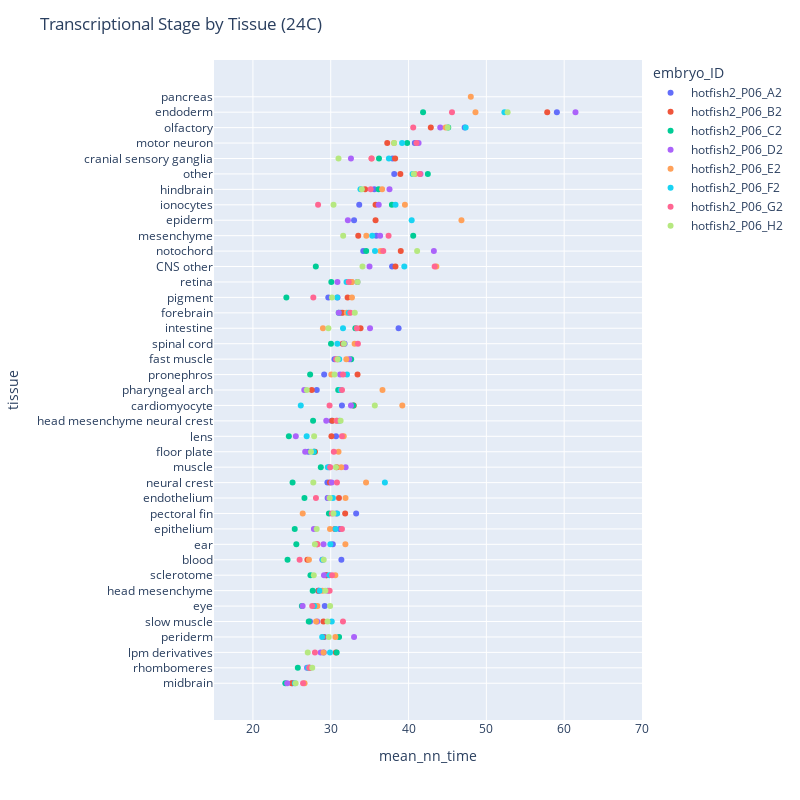

Write notebook code for a chart like this one.
### Markdown cell above
**Now let's look at drivers of variability in the higher temps**

### Code cell
plot_temp = 24
plot_time = 36

plot_filter = (tissue_stage_df0_full["temp"]==plot_temp) & (tissue_stage_df0_full["timepoint"]==plot_time)

tissue_stage_df0_full["time_str"] = tissue_stage_df0_full["timepoint"].astype(str)

fig = px.scatter(tissue_stage_df0_full.loc[plot_filter, :], x="mean_nn_time", 
                     y="tissue", color="embryo_ID")

fig.update_layout(width=800, height=800) 

fig.update_layout(
    xaxis=dict(range=[15, 70]),
    title=f"Transcriptional Stage by Tissue ({plot_temp}C)"
)

fig.update_layout(
        yaxis_title="tissue label",
        xaxis_title="transcriptional stage (hpf)"
    )

# fig.write_image(fig_folder + f"tissue_stages_{plot_temp}C.png", scale=2)
# fig.write_html(fig_folder + f"tissue_stages_{plot_temp}C.html")

### Figure 1 — Plotly figure (JSON) as saved in the notebook; plotly's stock layout.template omitted (floating-point values rounded to 4 significant figures)
{"data": [{"hovertemplate": "embryo_ID=hotfish2_P06_A2<br>mean_nn_time=%{x}<br>tissue=%{y}<extra></extra>", "legendgroup": "hotfish2_P06_A2", "marker": {"color": "#636efa", "symbol": "circle"}, "mode": "markers", "name": "hotfish2_P06_A2", "orientation": "h", "showlegend": true, "type": "scatter", "x": [25.07, 27.32, 29.1, 29.17, 27.34, 29.23, 28.39, 29.45, 31.37, 30.26, 31.16, 33.27, 29.6, 29.57, 29.79, 27.14, 30.68, 30.12, 31.44, 28.21, 29.16, 30.48, 31.78, 38.72, 31.32, 29.69, 33.43, 37.88, 34.18, 35.86, 33, 33.66, 35.6, 38.16, 37.94, 40.8, 47.21, 59.06], "xaxis": "x", "y": ["midbrain", "rhombomeres", "lpm derivatives", "periderm", "slow muscle", "eye", "head mesenchyme", "sclerotome", "blood", "ear", "epithelium", "pectoral fin", "endothelium", "neural crest", "muscle", "floor plate", "lens", "head mesenchyme neural crest", "cardiomyocyte", "pharyngeal arch", "pronephros", "fast muscle", "spinal cord", "intestine", "forebrain", "pigment", "retina", "CNS other", "notochord", "mesenchyme", "epiderm", "ionocytes", "hindbrain", "other", "cranial sensory ganglia", "motor neuron", "olfactory", "endoderm"], "yaxis": "y"}, {"hovertemplate": "embryo_ID=hotfish2_P06_B2<br>mean_nn_time=%{x}<br>tissue=%{y}<extra></extra>", "legendgroup": "hotfish2_P06_B2", "marker": {"color": "#EF553B", "symbol": "circle"}, "mode": "markers", "name": "hotfish2_P06_B2", "orientation": "h", "showlegend": true, "type": "scatter", "x": [24.99, 27.24, 30.66, 29.01, 29.06, 27.91, 28.42, 29.44, 27, 28.23, 30.53, 31.85, 31.06, 29.9, 30.77, 27.97, 30.09, 30.2, 32.96, 27.56, 33.45, 30.89, 31.53, 33.83, 31.53, 32.17, 32.65, 38.32, 39, 33.54, 35.76, 35.76, 34.42, 38.95, 38.28, 37.26, 42.86, 57.82], "xaxis": "x", "y": ["midbrain", "rhombomeres", "lpm derivatives", "periderm", "slow muscle", "eye", "head mesenchyme", "sclerotome", "blood", "ear", "epithelium", "pectoral fin", "endothelium", "neural crest", "muscle", "floor plate", "lens", "head mesenchyme neural crest", "cardiomyocyte", "pharyngeal arch", "pronephros", "fast muscle", "spinal cord", "intestine", "forebrain", "pigment", "retina", "CNS other", "notochord", "mesenchyme", "epiderm", "ionocytes", "hindbrain", "other", "cranial sensory ganglia", "motor neuron", "olfactory", "endoderm"], "yaxis": "y"}, {"hovertemplate": "embryo_ID=hotfish2_P06_C2<br>mean_nn_time=%{x}<br>tissue=%{y}<extra></extra>", "legendgroup": "hotfish2_P06_C2", "marker": {"color": "#00cc96", "symbol": "circle"}, "mode": "markers", "name": "hotfish2_P06_C2", "orientation": "h", "showlegend": true, "type": "scatter", "x": [24.17, 25.77, 30.76, 31.07, 27.18, 26.29, 27.68, 27.4, 24.45, 25.58, 25.37, 29.77, 26.62, 25.1, 28.73, 27.87, 24.62, 27.73, 32.9, 30.96, 27.35, 32.63, 30.03, 33.17, 31.03, 24.3, 30.08, 28.08, 34.56, 40.6, 37.86, 36.15, 42.48, 36.2, 39.82, 45.1, 41.87], "xaxis": "x", "y": ["midbrain", "rhombomeres", "lpm derivatives", "periderm", "slow muscle", "eye", "head mesenchyme", "sclerotome", "blood", "ear", "epithelium", "pectoral fin", "endothelium", "neural crest", "muscle", "floor plate", "lens", "head mesenchyme neural crest", "cardiomyocyte", "pharyngeal arch", "pronephros", "fast muscle", "spinal cord", "intestine", "forebrain", "pigment", "retina", "CNS other", "notochord", "mesenchyme", "ionocytes", "hindbrain", "other", "cranial sensory ganglia", "motor neuron", "olfactory", "endoderm"], "yaxis": "y"}, {"hovertemplate": "embryo_ID=hotfish2_P06_D2<br>mean_nn_time=%{x}<br>tissue=%{y}<extra></extra>", "legendgroup": "hotfish2_P06_D2", "marker": {"color": "#ab63fa", "symbol": "circle"}, "mode": "markers", "name": "hotfish2_P06_D2", "orientation": "h", "showlegend": true, "type": "scatter", "x": [24.4, 26.95, 28.71, 33, 28.27, 26.39, 29.63, 29.13, 28.92, 29.08, 27.83, 30.7, 29.71, 30.12, 31.91, 26.72, 25.51, 29.42, 32.6, 26.6, 31.2, 32.37, 31.7, 35.05, 31.03, 30.88, 30.86, 34.98, 43.25, 36.35, 32.2, 36.17, 37.55, 41.54, 32.6, 41.29, 44.08, 61.45], "xaxis": "x", "y": ["midbrain", "rhombomeres", "lpm derivatives", "periderm", "slow muscle", "eye", "head mesenchyme", "sclerotome", "blood", "ear", "epithelium", "pectoral fin", "endothelium", "neural crest", "muscle", "floor plate", "lens", "head mesenchyme neural crest", "cardiomyocyte", "pharyngeal arch", "pronephros", "fast muscle", "spinal cord", "intestine", "forebrain", "pigment", "retina", "CNS other", "notochord", "mesenchyme", "epiderm", "ionocytes", "hindbrain", "other", "cranial sensory ganglia", "motor neuron", "olfactory", "endoderm"], "yaxis": "y"}, {"hovertemplate": "embryo_ID=hotfish2_P06_E2<br>mean_nn_time=%{x}<br>tissue=%{y}<extra></extra>", "legendgroup": "hotfish2_P06_E2", "marker": {"color": "#FFA15A", "symbol": "circle"}, "mode": "markers", "name": "hotfish2_P06_E2", "orientation": "h", "showlegend": true, "type": "scatter", "x": [26.64, 27.19, 29.07, 30.6, 28.12, 28.29, 28.94, 30.59, 27.2, 31.89, 29.91, 26.4, 31.9, 34.54, 31.35, 31, 31.67, 30.76, 39.2, 36.65, 30.07, 32.0, 33.07, 29, 32.06, 32.73, 32.72, 43.57, 36.4, 34.58, 46.8, 39.53, 36.6, 40.86, 35.26, 38.14, 44.77, 48, 48.6], "xaxis": "x", "y": ["midbrain", "rhombomeres", "lpm derivatives", "periderm", "slow muscle", "eye", "head mesenchyme", "sclerotome", "blood", "ear", "epithelium", "pectoral fin", "endothelium", "neural crest", "muscle", "floor plate", "lens", "head mesenchyme neural crest", "cardiomyocyte", "pharyngeal arch", "pronephros", "fast muscle", "spinal cord", "intestine", "forebrain", "pigment", "retina", "CNS other", "notochord", "mesenchyme", "epiderm", "ionocytes", "hindbrain", "other", "cranial sensory ganglia", "motor neuron", "olfactory", "pancreas", "endoderm"], "yaxis": "y"}, {"hovertemplate": "embryo_ID=hotfish2_P06_F2<br>mean_nn_time=%{x}<br>tissue=%{y}<extra></extra>", "legendgroup": "hotfish2_P06_F2", "marker": {"color": "#19d3f3", "symbol": "circle"}, "mode": "markers", "name": "hotfish2_P06_F2", "orientation": "h", "showlegend": true, "type": "scatter", "x": [25.39, 27.05, 29.91, 28.9, 30.13, 27.88, 28.57, 29.84, 28.97, 29.95, 30.63, 30.83, 30.28, 36.96, 29.62, 27.79, 26.91, 31.12, 26.15, 31.28, 32.09, 31.1, 30.85, 31.58, 32.31, 30.83, 32.03, 39.46, 35.69, 35.33, 40.4, 38.33, 33.83, 40.52, 37.47, 39.17, 47.34, 52.32], "xaxis": "x", "y": ["midbrain", "rhombomeres", "lpm derivatives", "periderm", "slow muscle", "eye", "head mesenchyme", "sclerotome", "blood", "ear", "epithelium", "pectoral fin", "endothelium", "neural crest", "muscle", "floor plate", "lens", "head mesenchyme neural crest", "cardiomyocyte", "pharyngeal arch", "pronephros", "fast muscle", "spinal cord", "intestine", "forebrain", "pigment", "retina", "CNS other", "notochord", "mesenchyme", "epiderm", "ionocytes", "hindbrain", "other", "cranial sensory ganglia", "motor neuron", "olfactory", "endoderm"], "yaxis": "y"}, {"hovertemplate": "embryo_ID=hotfish2_P06_G2<br>mean_nn_time=%{x}<br>tissue=%{y}<extra></extra>", "legendgroup": "hotfish2_P06_G2", "marker": {"color": "#FF6692", "symbol": "circle"}, "mode": "markers", "name": "hotfish2_P06_G2", "orientation": "h", "showlegend": true, "type": "scatter", "x": [26.44, 27.23, 27.97, 31.57, 27.62, 29.86, 30.16, 26, 28.3, 31.44, 30.15, 28.1, 30.8, 29.93, 30.4, 31.44, 30.79, 29.85, 31.45, 31.59, 30.7, 33.5, 33.35, 32.52, 27.76, 32.32, 43.36, 36.75, 37.43, 28.38, 35.14, 41.46, 35.24, 41.01, 40.6, 45.58], "xaxis": "x", "y": ["midbrain", "rhombomeres", "lpm derivatives", "slow muscle", "eye", "head mesenchyme", "sclerotome", "blood", "ear", "epithelium", "pectoral fin", "endothelium", "neural crest", "muscle", "floor plate", "lens", "head mesenchyme neural crest", "cardiomyocyte", "pharyngeal arch", "pronephros", "fast muscle", "spinal cord", "intestine", "forebrain", "pigment", "retina", "CNS other", "notochord", "mesenchyme", "ionocytes", "hindbrain", "other", "cranial sensory ganglia", "motor neuron", "olfactory", "endoderm"], "yaxis": "y"}, {"hovertemplate": "embryo_ID=hotfish2_P06_H2<br>mean_nn_time=%{x}<br>tissue=%{y}<extra></extra>", "legendgroup": "hotfish2_P06_H2", "marker": {"color": "#B6E880", "symbol": "circle"}, "mode": "markers", "name": "hotfish2_P06_H2", "orientation": "h", "showlegend": true, "type": "scatter", "x": [25.49, 27.62, 27.05, 29.75, 29.59, 29.92, 29.31, 27.82, 29.1, 27.97, 28.19, 30.35, 29.87, 27.76, 30.67, 27.47, 27.87, 31.27, 35.67, 26.92, 30.49, 30.9, 31.7, 29.7, 33.09, 30.16, 33.45, 34.08, 41.1, 31.6, 30.36, 34, 40.67, 31, 38.15, 45.03, 52.73], "xaxis": "x", "y": ["midbrain", "rhombomeres", "lpm derivatives", "periderm", "slow muscle", "eye", "head mesenchyme", "sclerotome", "blood", "ear", "epithelium", "pectoral fin", "endothelium", "neural crest", "muscle", "floor plate", "lens", "head mesenchyme neural crest", "cardiomyocyte", "pharyngeal arch", "pronephros", "fast muscle", "spinal cord", "intestine", "forebrain", "pigment", "retina", "CNS other", "notochord", "mesenchyme", "ionocytes", "hindbrain", "other", "cranial sensory ganglia", "motor neuron", "olfactory", "endoderm"], "yaxis": "y"}], "layout": {"height": 800, "legend": {"title": {"text": "embryo_ID"}, "tracegroupgap": 0}, "margin": {"t": 60}, "title": {"text": "Transcriptional Stage by Tissue (24C)"}, "width": 800, "xaxis": {"anchor": "y", "domain": [0, 1], "range": [15, 70], "title": {"text": "mean_nn_time"}, "type": "linear"}, "yaxis": {"anchor": "x", "autorange": true, "domain": [0, 1], "range": [-2.381, 40.38], "title": {"text": "tissue"}, "type": "category"}}}
